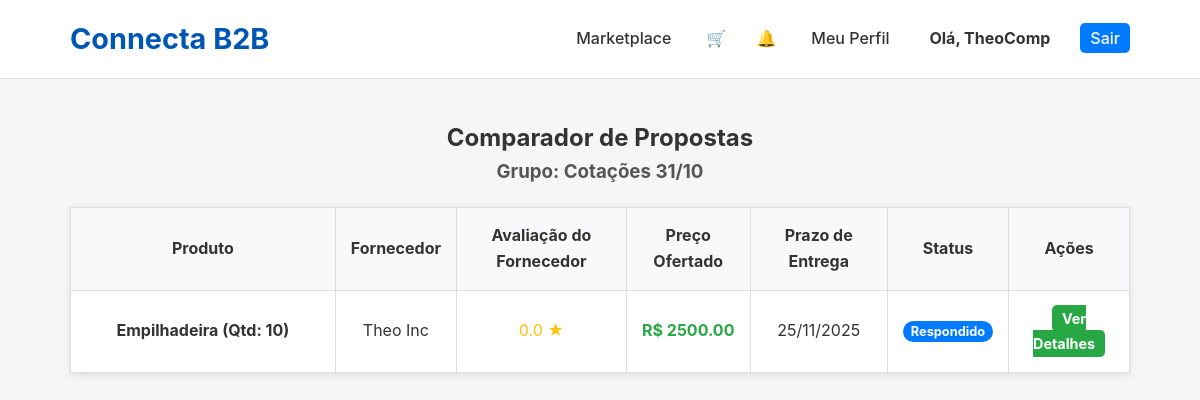
/comparator/1 (signed in), run on the app's committed database.
### app.py (models this page shows, shortened)
class QuoteGroup(db.Model):
    id = db.Column(db.Integer, primary_key=True)
    name = db.Column(db.String(150), nullable=False)
    timestamp = db.Column(db.DateTime, default=datetime.utcnow)
    buyer_id = db.Column(db.Integer, db.ForeignKey('company.id'), nullable=False)
    quotes = db.relationship('QuoteRequest', backref='group', lazy='dynamic')

class QuoteRequest(db.Model):
    id = db.Column(db.Integer, primary_key=True); quantity = db.Column(db.Integer, nullable=False); message = db.Column(db.Text, nullable=True); status = db.Column(db.String(50), nullable=False, default='Pendente'); timestamp = db.Column(db.DateTime, nullable=False, default=datetime.utcnow)
    product_id = db.Column(db.Integer, db.ForeignKey('product.id'), nullable=False); buyer_id = db.Column(db.Integer, db.ForeignKey('company.id'), nullable=False); supplier_id = db.Column(db.Integer, db.ForeignKey('company.id'), nullable=False)
    offered_price = db.Column(db.Float, nullable=True); supplier_message = db.Column(db.Text, nullable=True); response_timestamp = db.Column(db.DateTime, nullable=True)
    attachment_filename = db.Column(db.String(255), nullable=True); delivery_date = db.Column(db.Date, nullable=True)
    group_id = db.Column(db.Integer, db.ForeignKey('quote_group.id'), nullable=True)
    review = db.relationship('Review', backref='quote', uselist=False, cascade="all, delete-orphan")
    chat_messages = db.relationship('ChatMessage', backref='quote', lazy=True, cascade="all, delete-orphan")

class Product(db.Model):
    id = db.Column(db.Integer, primary_key=True); name = db.Column(db.String(100), nullable=False); description = db.Column(db.Text, nullable=False); category = db.Column(db.String(80), nullable=False); base_price = db.Column(db.Float, nullable=True); supplier_id = db.Column(db.Integer, db.ForeignKey('company.id'), nullable=False)
    images = db.relationship('ProductImage', backref='product', lazy=True, cascade="all, delete-orphan")
    quote_requests = db.relationship('QuoteRequest', backref='product', lazy=True, cascade="all, delete-orphan")

class Company(db.Model):
    id = db.Column(db.Integer, primary_key=True); company_name = db.Column(db.String(150), nullable=False); cnpj = db.Column(db.String(18), unique=True, nullable=False); email = db.Column(db.String(150), unique=True, nullable=False); password_hash = db.Column(db.String(256), nullable=False); user_type = db.Column(db.String(50), nullable=False)
    is_verified = db.Column(db.Boolean, default=False); is_admin = db.Column(db.Boolean, default=False); is_active = db.Column(db.Boolean, default=True)
    logo_filename = db.Column(db.String(255), nullable=True); description = db.Column(db.Text, nullable=True); website = db.Column(db.String(255), nullable=True); address = db.Column(db.String(255), nullable=True); certifications = db.Column(db.String(255), nullable=True)
    created_at = db.Column(db.DateTime, default=datetime.utcnow)
    products = db.relationship('Product', backref='supplier', lazy=True, cascade="all, delete-orphan")
    notifications = db.relationship('Notification', foreign_keys='Notification.recipient_id', backref='recipient', lazy=True, cascade="all, delete-orphan")
    reviews_received = db.relationship('Review', foreign_keys='Review.supplier_id', backref='reviewed_supplier', lazy='dynamic')
    sent_quotes = db.relationship('QuoteRequest', foreign_keys='QuoteRequest.buyer_id', backref='buyer', lazy='dynamic')
    received_quotes = db.relationship('QuoteRequest', foreign_keys='QuoteRequest.supplier_id', backref='supplier', lazy='dynamic')
    quote_groups = db.relationship('QuoteGroup', backref='buyer', lazy=True)
    open_rfqs = db.relationship('OpenRFQ', backref='buyer', lazy=True) # RFQ: Ligação com a empresa que criou
    open_rfq_responses = db.relationship('OpenRFQResponse', backref='supplier', lazy=True) # RFQ: Ligação com as respostas

### app.py (the view)
@app.route('/comparator/<int:group_id>')
@login_required
def comparator(group_id):
    group = db.session.get(QuoteGroup, group_id)
    if not group or group.buyer_id != session['company_id']:
        flash('Grupo de cotação não encontrado ou não autorizado.', 'error'); return redirect(url_for('dashboard'))
    quotes = QuoteRequest.query.filter_by(group_id=group.id).options(joinedload(QuoteRequest.product), joinedload(QuoteRequest.supplier)).all()
    supplier_ratings = {}
    for quote in quotes:
        if quote.supplier_id not in supplier_ratings:
            avg_rating = db.session.query(func.avg(Review.rating)).filter(Review.supplier_id == quote.supplier_id).scalar() or 0
            supplier_ratings[quote.supplier_id] = avg_rating
    return render_template('comparator.html', group=group, quotes=quotes, supplier_ratings=supplier_ratings)

### app.py (called while the page is built)
def login_required(f):
    @wraps(f)
    def decorated_function(*args, **kwargs):
        if 'company_id' not in session: flash('Você precisa estar logado.', 'error'); return redirect(url_for('login'))
        return f(*args, **kwargs)
    return decorated_function

@app.context_processor
def inject_notifications():
    if 'company_id' in session:
        unread_count = db.session.query(Notification).filter_by(recipient_id=session['company_id'], read=False).count()
        cart_item_count = len(session.get('cart', {})) if session.get('user_type') == 'buyer' else 0
        return dict(unread_notifications=unread_count, cart_item_count=cart_item_count)
    return dict(unread_notifications=0, cart_item_count=0)

### templates/comparator.html (shortened to what this page needs)
<!DOCTYPE html>
<html lang="pt-br">
<head>
    <link rel="stylesheet" href="{{ url_for('static', filename='css/style.css') }}">
</head>
<body>
    <header class="main-header">
        <div class="container">
            <a href="{{ url_for('home') }}" style="text-decoration: none;"><h1 class="logo">Connecta B2B</h1></a>
            <nav class="main-nav">
                <ul>
                    <li><a href="{{ url_for('products') }}">Marketplace</a></li>
                    <li><a href="{{ url_for('view_cart') }}" style="position: relative; padding: 5px;">&#128722; </a></li>
                    <li><a href="{{ url_for('notifications') }}" style="position: relative; padding: 5px;">&#128276; </a></li>
                    <li><a href="{{ url_for('company_profile', company_id=session.company_id) }}">Meu Perfil</a></li>
                    <li><a href="{{ url_for('dashboard') }}"><strong>Olá, {{ session.company_name }}</strong></a></li>
                    <li><a href="{{ url_for('logout') }}" class="login-button">Sair</a></li>
                </ul>
            </nav>
        </div>
    </header>
    <main class="container comparator-container">
        <h2 style="text-align: center;">Comparador de Propostas</h2>
        <h3 style="text-align: center; color: #555;">Grupo: {{ group.name }}</h3>
        <table class="comparator-table">
            <thead>
                <tr>
                    <th class="product-col">Produto</th>
                    <th>Fornecedor</th>
                    <th>Avaliação do Fornecedor</th>
                    <th>Preço Ofertado</th>
                    <th>Prazo de Entrega</th>
                    <th>Status</th>
                    <th>Ações</th>
                </tr>
            </thead>
            <tbody>
                {% for quote in quotes %}
                <tr>
                    <td class="product-col">{{ quote.product.name }} (Qtd: {{ quote.quantity }})</td>
                    <td>{{ quote.supplier.company_name }} {% if quote.supplier.is_verified %}✔{% endif %}</td>
                    <td><span class="rating-stars">{{ "%.1f"|format(supplier_ratings[quote.supplier_id]) }} &#9733;</span></td>
                    <td class="price-val">{% if quote.offered_price %}R$ {{ "%.2f"|format(quote.offered_price) }}{% else %}Aguardando{% endif %}</td>
                    <td>{{ quote.delivery_date.strftime('%d/%m/%Y') if quote.delivery_date else 'N/A' }}</td>
                    <td><span class="status-badge status-{{ quote.status }}">{{ quote.status }}</span></td>
                    <td><a href="{{ url_for('quote_detail', quote_id=quote.id) }}" class="cta-button" style="padding: 5px 10px; font-size: 0.9rem;">Ver Detalhes</a></td>
                </tr>
                {% else %}
                <tr>
                    <td colspan="7">Nenhuma cotação encontrada para este grupo.</td>
                </tr>
                {% endfor %}
            </tbody>
        </table>
    </main>
</body>
</html>

### static/css/style.css (style rules this page uses)
* { margin: 0; padding: 0; box-sizing: border-box; }
body { font-family: -apple-system, BlinkMacSystemFont, 'Segoe UI', Roboto, Helvetica, Arial, sans-serif; line-height: 1.6; background-color: #f4f7f6; color: #333; }
.container { max-width: 1100px; margin: 0 auto; padding: 0 20px; }
.main-header { background-color: #ffffff; padding: 1rem 0; border-bottom: 1px solid #ddd; position: sticky; top: 0; z-index: 1000; }
.main-header .container { display: flex; justify-content: space-between; align-items: center; }
.logo { color: #0056b3; font-size: 1.8rem; font-weight: 700; }
.main-nav ul { list-style-type: none; display: flex; gap: 20px; }
.main-nav a { text-decoration: none; color: #333; font-weight: 500; padding: 5px 10px; transition: color 0.3s ease; }
.login-button { background-color: #007bff; color: #ffffff !important; border-radius: 5px; padding: 8px 15px; transition: background-color 0.3s ease; }
.cta-button { background-color: #28a745; color: #ffffff; padding: 15px 30px; font-size: 1.1rem; font-weight: bold; text-decoration: none; border-radius: 5px; transition: background-color 0.3s ease; }

### templates/comparator.html (style rules this page uses)
.comparator-container { padding: 40px 20px; }
.comparator-table { width: 100%; border-collapse: collapse; margin-top: 20px; background-color: #fff; box-shadow: 0 2px 8px rgba(0,0,0,0.1); }
.comparator-table th, .comparator-table td { padding: 15px; border: 1px solid #ddd; text-align: center; }
.comparator-table th { background-color: #f8f9fa; }
.product-col { text-align: left; font-weight: bold; width: 25%; }
.price-val { font-weight: bold; color: #28a745; }
.status-badge { padding: 3px 8px; font-size: 0.8rem; border-radius: 12px; color: #fff; font-weight: bold; }
.status-Respondido { background-color: #007bff; }
.rating-stars { color: #ffc107; }

### data on the page
QuoteGroup: name "Cotações 31/10"
QuoteRequest: product.name "Empilhadeira", quantity "10", supplier.company_name "Theo Inc", supplier_ratings "0.0", offered_price "2500.00", delivery_date "25/11/2025", status "Respondido"

### other printed values
{{ session.company_name }} "TheoComp"
